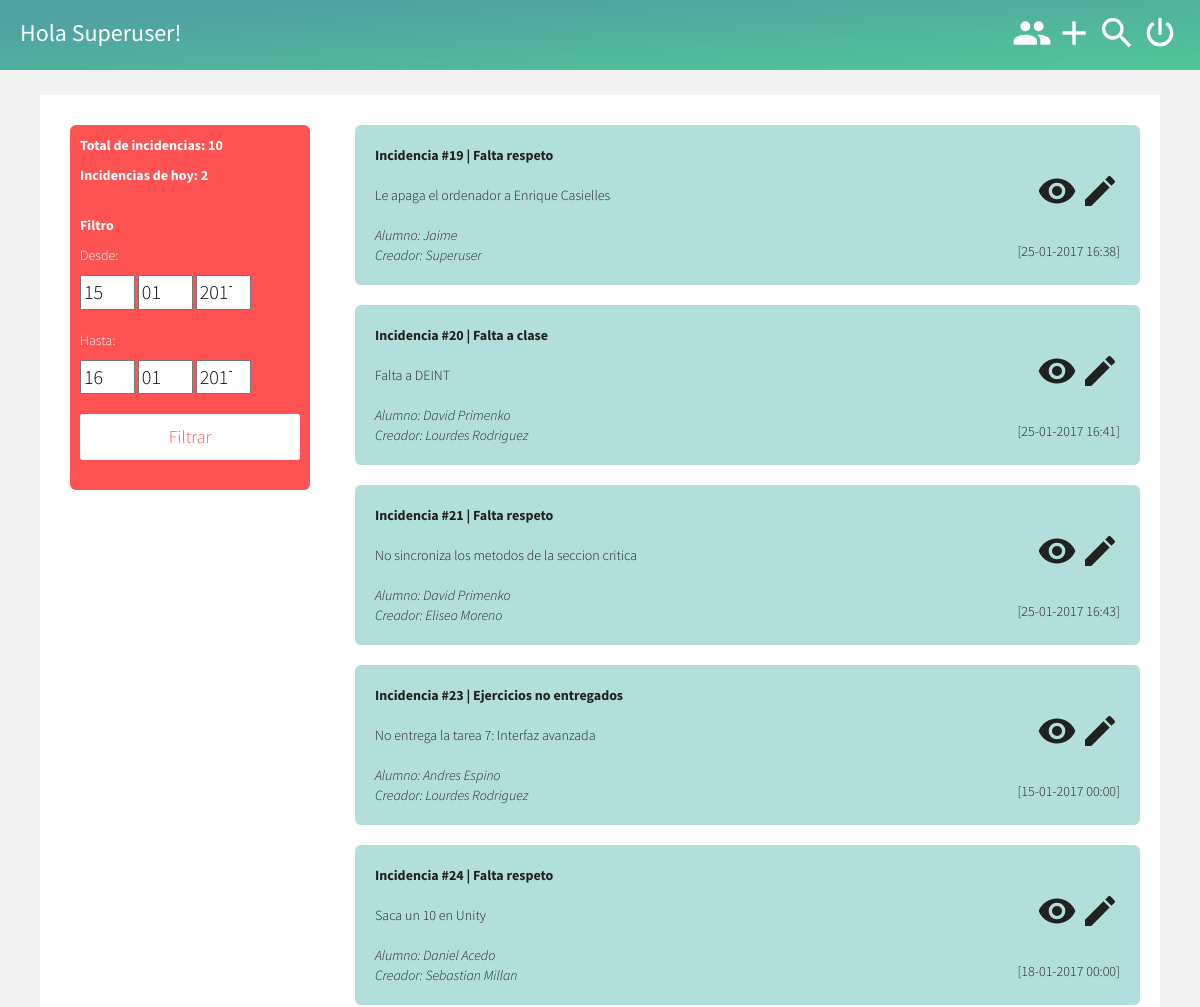
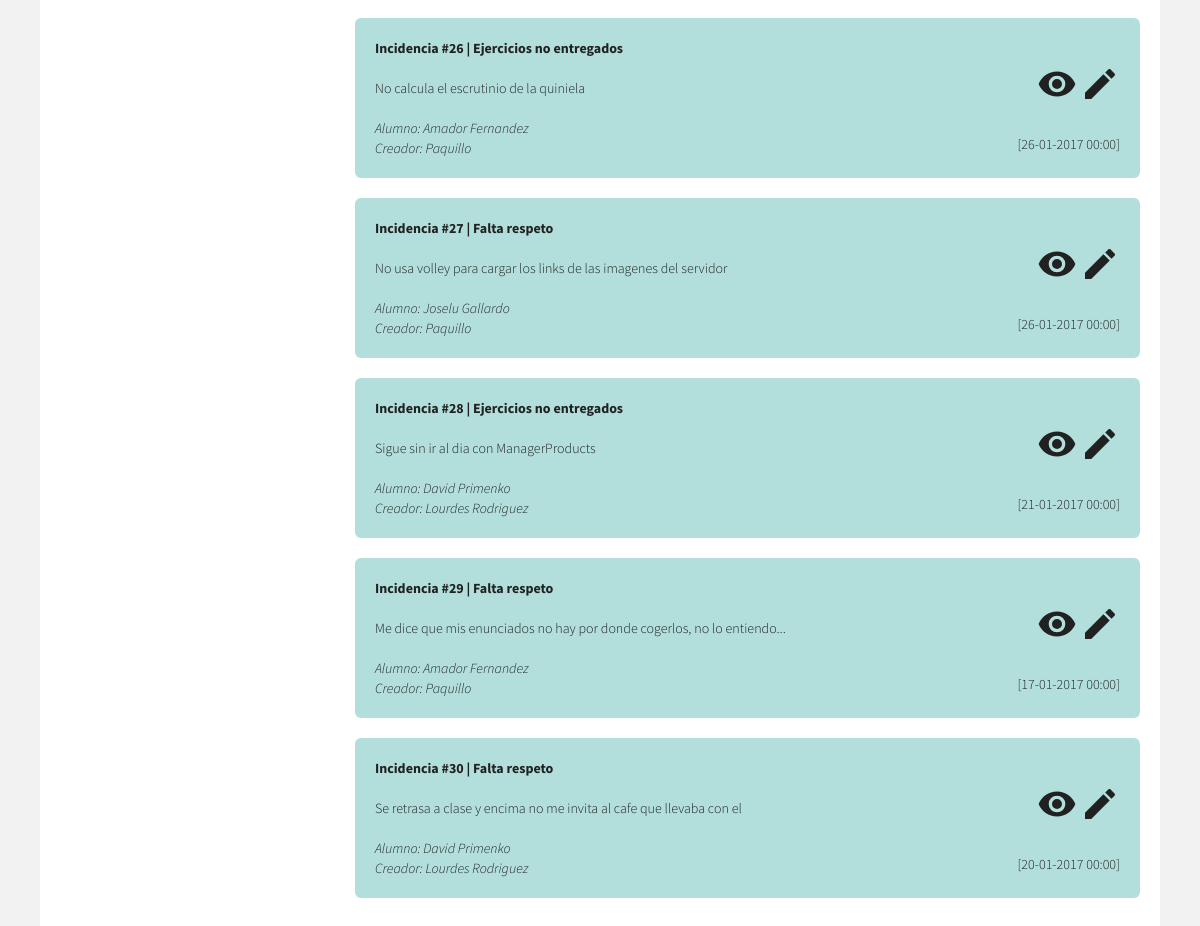
/index.php?allIncidencias=true (signed in), run on the app's committed database (2 pictures, top to bottom).
### tables this page shows
CREATE TABLE `usuarios` (
  `id` int(11) NOT NULL AUTO_INCREMENT,
  `username` varchar(150) DEFAULT NULL,
  `password` varchar(255) NOT NULL,
  `name` varchar(150) DEFAULT NULL,
  PRIMARY KEY (`id`)
);

CREATE TABLE `incidencias` (
  `id` int(11) NOT NULL AUTO_INCREMENT,
  `description` varchar(255) DEFAULT NULL,
  `student` varchar(150) NOT NULL,
  `date` datetime NOT NULL,
  `idType` int(11) NOT NULL,
  `idCreator` int(11) NOT NULL,
  PRIMARY KEY (`id`),
  KEY `fk_idTipo` (`idType`),
  KEY `fk_idCreador` (`idCreator`),
  CONSTRAINT `fk_idTipo` FOREIGN KEY (`idType`) REFERENCES `tipoIncidencias` (`id`),
  CONSTRAINT `fk_UsuariosIncidencias` FOREIGN KEY (`idCreator`) REFERENCES `usuarios` (`id`) ON UPDATE CASCADE
);

CREATE TABLE `tipoIncidencias` (
  `id` int(11) NOT NULL AUTO_INCREMENT,
  `name` varchar(255) DEFAULT NULL,
  `description` varchar(255) DEFAULT NULL,
  PRIMARY KEY (`id`)
);

### php/dao.php (called while the page is built, shortened)
<?php
	class Dao {
		protected $db;
		function __construct() {
			try {
				$this->db = new PDO(DB_CONNECTION, DB_USERNAME, DB_PASSWORD);
			} catch(PDOException $e) {
				$this->error = $e->getMessage();
				$this->db = null;
			}
		}
		function isConnected() {
			return ($this->db != null);
		}
		function getIncidencias($filter) {
			if ($this->isConnected()) {
				if ($filter == "empty") {
					$sql = "SELECT * FROM ".TABLE_INCIDENCIAS;
				} else {
					$sql = "SELECT * FROM ".TABLE_INCIDENCIAS." WHERE student LIKE '".$filter."%'";
				}
				$sth = $this->db->prepare($sql);
				$sth->execute();
				$output = $sth->fetchAll();
			}
			return $output;
		}
		function getCountTodayIncidencias($today) {
			if ($this->isConnected()) {
				$sql = "SELECT count(".COL_ID_INCIDENCIAS.") FROM ".TABLE_INCIDENCIAS." WHERE ".COL_DATE_INCIDENCIAS." LIKE '".$today."%';";
				$sth = $this->db->prepare($sql);
				$sth->execute();
				$output = $sth->fetchAll();
			}
			return $output[0]['count(id)'];
		}
		function getCountIncidencias() {
			if ($this->isConnected()) {
				$sql = "SELECT count(".COL_ID_INCIDENCIAS.") FROM ".TABLE_INCIDENCIAS.";";
				$sth = $this->db->prepare($sql);
				$sth->execute();
				$output = $sth->fetchAll();
			}
			return $output[0]['count(id)'];
		}
		function getUser($username) {
			if ($this->isConnected()) {
				$sql = "SELECT * FROM ".TABLE_USUARIOS." WHERE ".COL_USERNAME_USUARIOS." = '".$username."';";
				$sth = $this->db->prepare($sql);
				$sth->execute();
				$output = $sth->fetchAll();
			}
			return $output;
		}
		function getUsers() {
			if ($this->isConnected()) {
				$sql = "SELECT * FROM ".TABLE_USUARIOS.";";
				$sth = $this->db->prepare($sql);
				$sth->execute();
				$output = $sth->fetchAll();
			}
			return $output;
		}
		function getTipoIncidencia($id) {
			if ($this->isConnected()) {
				$sql = "SELECT * FROM ".TABLE_TIPOINCIDENCIAS." WHERE ".COL_ID_TIPOINCIDENCIAS." = ".$id.";";
				$sth = $this->db->prepare($sql);
				$sth->execute();
				$output = $sth->fetchAll();
			}
			return $output;
		}
		function getCreator($id) {
			if ($this->isConnected()) {
				$sql = "SELECT * FROM ".TABLE_USUARIOS." WHERE ".COL_ID_USUARIOS." = ".$id.";";
				$sth = $this->db->prepare($sql);
				$sth->execute();
				$output = $sth->fetchAll();
			}
			return $output;
		}
		function getMinDate() {
			if ($this->isConnected()) {
				$sql = "SELECT min(".COL_DATE_INCIDENCIAS.") FROM ".TABLE_INCIDENCIAS.";";
				$sth = $this->db->prepare($sql);
				$sth->execute();
				$output = $sth->fetchAll();
			}
			return $output;
		}
	}
?>

### php/app.php (the view, shortened to what this page needs)
<?php
	include_once('dao.php');
	class App {
		protected $dao;
		function __construct() {
			$this->dao = new Dao();
		}
		function loginIsSet() {
			$result = false;
			if (isset($_SESSION['username']) && isset($_SESSION['password'])) {
				$result = true;
			}
			return $result;
		}
		function getIncidencias($filter) {
			$incidencias = $this->dao->getIncidencias($filter);
			if (count($incidencias) > 0) {
				foreach ($incidencias as $value) {
					echo '<div class="incidencias-container">';
						echo '<div class="row row-eq-height">';
							echo '<div class="col-md-8 info-incidencia">';
								echo '<span class="incidencia"><strong>Incidencia #'.$value['id'].' | '.$this->getTipoIncidencia($value['idType'])[0]['name'].'</stong></span>';
								echo '<br/>';
								echo '<br/>';
								echo '<span>'.$value['description'].'</span>';
								echo '<br/>';
								echo '<br/>';
								echo '<span class="student-span">Alumno: '.$value['student'].'</span>';
								echo '<br/>';
								echo '<span class="student-span">Creador: '.$this->getCreator($value['idCreator'])[0]['name'].'</span>';
							echo '</div>';
							echo '<div class="col-md-4 icons-incidencia">';
								echo '<div class="container-icons-incidencia">';
									echo '<div class="icons-center">';
										echo'
				        	    			<img class="svg icon-incidencia left" src="../img/eye.svg"/>
										';
										if (($this->getCreator($value['idCreator'])[0]['username'] == $_SESSION['username']) || ($_SESSION['username'] == 'root')) {
											echo'
				        	    			<img class="svg icon-incidencia right" src="../img/pencil.svg" onclick="updateIncidencia('.$value['id'].')"/>
										';
										}
									echo '</div>';
								echo '</div>';
								$date = date_create($value['date']);
								echo '<span class="date-incidencia">['.date_format($date, 'd-m-Y H:i').']</span>';
							echo '</div>';
						echo '</div>';
					echo '</div>';
				}
			} else {
				echo '<p class="not-found">No se encontraron resultados</p>';
			}
		}
		function getTipoIncidencia($id) {
			return $this->dao->getTipoIncidencia($id);
		}
		function getCreator($id) {
			return $this->dao->getCreator($id);
		}
		function getUser($username) {
			return $this->dao->getUser($username);
		}
		function getUsers() {
			$users = $this->dao->getUsers();
		}
		function getCountIncidencias() {
			$count = $this->dao->getCountIncidencias();
			return $count;
		}
		function getCountTodayIncidencias($today) {
			return $this->dao->getCountTodayIncidencias($today);
		}
		function getMinDate() {
			return $this->dao->getMinDate()[0]['min(date)'];
		}
	}
?>

### index.php (shortened to what this page needs)
<?php
include_once('php/app.php');
$app = new App();
if($app->loginIsSet()) {
    echo '
        <!DOCTYPE html>
        <html>
            <head>
        		<link rel="stylesheet" type="text/css" href="css/bootstrap.min.css" />
        		<link rel="stylesheet" type="text/css" href="css/style.css" />
            </head>
            <body>
                <div class="wrapper-hidden">
                    <div class="modal-container">
                            <ul class="users-list">';
                            $app->getUsers();
        echo '               </ul>
                    </div>
                </div>
        	    <div class="wrapper main">
        	    	<div class="table-container">
        	    		<div class="table-header">
        	    			<div class="welcome-main">
        ';
        echo '<h3>Hola '.$app->getUser($_SESSION['username'])[0]['name'].'!</h3>';
        echo '
                            </div>
        	    			<div class="controls">';
        	    		    if ($_SESSION['username'] == 'root') {
        	    		        echo'<img id="manage-users" class="svg" src="img/account-multiple.svg"/>';
        	    		    }
        echo '	    			<img id="add-incidencia" class="svg" src="img/plus.png"/>
        	    				<div class="search-box">
        	    					<form autocomplete="off">
        	    						<input id="livesearch" class="search-input" placeholder="Buscar..." type="text" name="search" />
        	    					</form>
        	    				</div>
        	    				<img id="open_search" class="svg" src="img/magnify.svg"/>
        	    				<a href="index.php?disconnect=true">
        	    					<img class="svg" src="img/power.svg"/>
        	    				</a>
        	    			</div>
        	    		</div>
        	    		<div class="table-content">
        	    		    <div class="row">
                                <div class="col-md-3">
                                    <div class="info-incidencias">
                                        <a href="index.php?allIncidencias=true"><p><strong>Total de incidencias: '.$app->getCountIncidencias().'</strong></p></a>
                                        <a href="index.php"><p><strong>Incidencias de hoy: '.$app->getCountTodayIncidencias(date("Y-m-d")).'</strong></p></a>
                                        <br/>
                                        <p><strong>Filtro</strong></p>
                                        <form class="form-date" action="index.php?filter=true" method="post">';
                                        $minDate = $app->getMinDate();
                                        $minDate = substr($minDate, 0, 10);
                                        $tomorrow = date('Y-m-d',strtotime($minDate . "+1 days"));
            echo '                          <p>Desde:</p>
                                            <input size="1" type="number" min="1" max="31" value="'.substr($minDate, 8, 2).'" class="input-date" name="from-day">
                                            <input size="1" type="number" min="1" max="12" value="'.substr($minDate, 5, 2).'" class="input-date" name="from-month">
                                            <input size="2" type="number" min="2000" max="9999" value="'.substr($minDate, 0, 4).'" class="input-date" name="from-year">
                                            <br/>
                                            <br/>
                                            <p>Hasta:</p>
                                            <input size="1" type="number" min="1" max="31" value="'.substr($tomorrow, 8, 2).'" class="input-date" name="to-day">
                                            <input size="1" type="number" min="1" max="12" value="'.substr($tomorrow, 5, 2).'" class="input-date" name="to-month">
                                            <input size="2" type="number" min="1" max="9999" value="'.substr($tomorrow, 0, 4).'" class="input-date" name="to-year">
                                            <br/>
                                            <br/>
                                            <input class="button-send btn-red" type="submit" value="Filtrar"/>
                                        </form>
                                        <br/>
                                    </div>
                                </div>
                                <div class="col-md-9">
        ';
        if (isset($_GET['search'])) {
            $app->getIncidencias($_GET['search']);
            unset($_GET['search']);
        } else {
            if (isset($_GET['filter'])) {
                $from = $_POST['from-year']."-".$_POST['from-month']."-".$_POST['from-day'];
                $to = $_POST['to-year']."-".$_POST['to-month']."-".$_POST['to-day'];
                if(strtotime($to) > strtotime($from)){
                    $app->getIncidenciasBetweenDates($from, $to);
                } else {
                    echo '<p class="not-found">No se encontraron resultados</p>';
                    echo '<script type="type/javascript">alert("La fecha DESDE debe ser inferior a HASTA")</script>';
                }
            } else if($_GET['allIncidencias']){
               $app->getIncidencias("empty");
            } else {
                $app->getTodayIncidencias();
            }
        }
        echo '
                                </div>
                            </div>
                        </div>
        	    	</div>
        		</div>
            </body>
        </html>
        ';
} else {
    echo "<script>window.location='php/login.php';</script>";
}
?>

### css/style.css (style rules this page uses)
* { box-sizing: border-box; margin: 0; font-weight: 300; }
body { font-family: 'Source Sans Pro', sans-serif; color: white; font-weight: 300; overflow-x: hidden; }
a { color: white; }
.wrapper { position: absolute; width: 100%; height: 100%; }
.main { z-index: 1; background-color: #F2F2F2; box-sizing: border-box; }
.welcome-main { box-sizing: border-box; width: 40%; text-align: left; float: left; }
.button-send { -webkit-appearance: none; -moz-appearance: none; appearance: none; outline: 0; background-color: white; border: 0; padding: 10px 15px; color: #53e3a6; border-radius: 3px; width: 100%; cursor: pointer; font-size: 18px; -webkit-transition-duration: 0.25s; transition-duration: 0.25s; }
.btn-red { color: #FF5252; }
.table-header { height: 70px; padding-left: 20px; padding-right: 20px; background: #50a3a2; background: -webkit-linear-gradient(top left, #50a3a2 0%, #50a3a2 20%, #53e3a6 100%); background: linear-gradient(to bottom right, #50a3a2 0%, #50a3a2 20%, #51C798 100%); }
.table-content { padding: 10px 0 10px 10px; background-color: #FFFFFF; position: absolute; top: 95px; left: 40px; right: 40px; bottom: 20px; overflow-x:hidden; overflow-y: auto; color: #212121; }
.controls { margin-top: 13px; box-sizing: border-box; width: 60%; text-align: right; float: left; }
.svg { display: inline-block; width: 40px; height: 40px; vertical-align: baseline; cursor: pointer; }
.incidencias-container { -webkit-animation-name: bounceIn; animation-name: bounceIn; animation-duration: 0.5s; margin: 20px 20px; padding: 20px; border-radius: 6px; background-color: #b2dfdb; }
.info-incidencias { width: 20%; margin: 20px; padding: 10px; background-color: #FF5252; color: #FFF; position: fixed; border-radius: 6px; }
.icons-incidencia { text-align: right; }
.icon-incidencia { display: inline-block; }
.container-icons-incidencia { display: table; width: 100%; height: 80%; }
.icons-center { display: table-cell; vertical-align: middle; }
.row-eq-height { display: -webkit-box; display: -webkit-flex; display: -ms-flexbox; display: flex; }
.wrapper-hidden { display: table; position: absolute; width: 100%; height: 100%; z-index: 0; background-color: rgba(0,0,0,0.6); }
.modal-container { display: table-cell; vertical-align: middle; text-align: center; }
.student-span { font-style: italic; }
.input-date { display: inline-block; color: #000; width: 25%; }
input { font-size: 20px; }

### data on the page
usuarios: name "Superuser"
incidencias: id "19", idType.name "Falta respeto", description "Le apaga el ordenador a Enrique Casielles", student "Jaime", idCreator.name "Superuser", date "25-01-2017 16:38"
incidencias: id "20", idType.name "Falta a clase", description "Falta a DEINT", student "David Primenko", idCreator.name "Lourdes Rodriguez", date "25-01-2017 16:41"
incidencias: id "21", idType.name "Falta respeto", description "No sincroniza los metodos de la seccion critica", student "David Primenko", idCreator.name "Eliseo Moreno", date "25-01-2017 16:43"
incidencias: id "23", idType.name "Ejercicios no entregados", description "No entrega la tarea 7: Interfaz avanzada", student "Andres Espino", idCreator.name "Lourdes Rodriguez", date "15-01-2017 00:00"
incidencias: id "24", idType.name "Falta respeto", description "Saca un 10 en Unity", student "Daniel Acedo", idCreator.name "Sebastian Millan", date "18-01-2017 00:00"
incidencias: id "26", idType.name "Ejercicios no entregados", description "No calcula el escrutinio de la quiniela", student "Amador Fernandez", idCreator.name "Paquillo", date "26-01-2017 00:00"
incidencias: id "27", idType.name "Falta respeto", description "No usa volley para cargar los links de las imagenes del servidor", student "Joselu Gallardo", idCreator.name "Paquillo", date "26-01-2017 00:00"
incidencias: id "28", idType.name "Ejercicios no entregados", description "Sigue sin ir al dia con ManagerProducts", student "David Primenko", idCreator.name "Lourdes Rodriguez", date "21-01-2017 00:00"
incidencias: id "29", idType.name "Falta respeto", description "Me dice que mis enunciados no hay por donde cogerlos, no lo entiendo...", student "Amador Fernandez", idCreator.name "Paquillo", date "17-01-2017 00:00"
incidencias: id "30", idType.name "Falta respeto", description "Se retrasa a clase y encima no me invita al cafe que llevaba con el", student "David Primenko", idCreator.name "Lourdes Rodriguez", date "20-01-2017 00:00"

### other printed values
$app->getCountIncidencias() "10"
